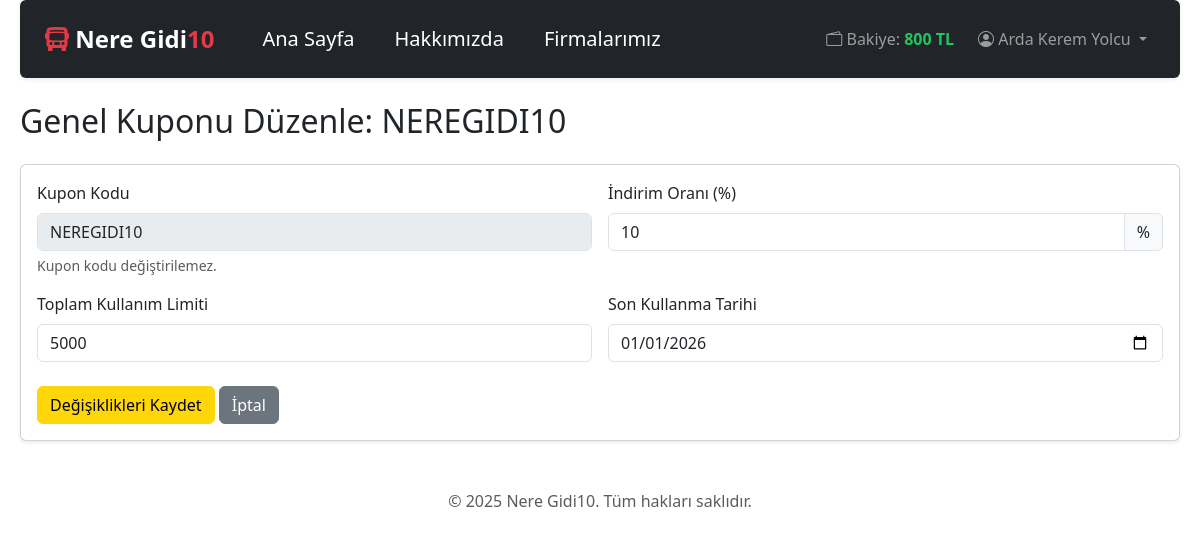
Screenshot of /admin_kupon_duzenle.php?kupon_uuid=eb187f7e-0fe8-4107-9c6a-aebc50a8322b (signed in) with the database file from the repository.
### tables this page shows
CREATE TABLE "Coupons" (
    "id" INTEGER PRIMARY KEY AUTOINCREMENT,
    "uuid" TEXT NOT NULL UNIQUE,
    "code" TEXT NOT NULL UNIQUE, -- Kupon kodunun da benzersiz olması gerekir
    "discount" REAL NOT NULL, -- 0.10 (%10) gibi ondalıklı
    "company_id" TEXT, -- Eğer NULL ise genel kupon (Admin), doluysa firmaya özel
    "usage_limit" INTEGER NOT NULL DEFAULT 100,
    "expire_date" DATETIME NOT NULL,
    "created_at" DATETIME DEFAULT CURRENT_TIMESTAMP,
    FOREIGN KEY ("company_id") REFERENCES "Bus_Company"("uuid") ON DELETE CASCADE
);

### admin_kupon_duzenle.php (the view, shortened to what this page needs)
<?php
include 'header.php';
$kupon_uuid_duzenle = isset($_GET['kupon_uuid']) ? htmlspecialchars($_GET['kupon_uuid']) : '';
try {
    $sql = "SELECT * FROM Coupons WHERE uuid = ? AND company_id IS NULL";
    $sorgu = $vt->prepare($sql);
    $sorgu->execute([$kupon_uuid_duzenle]);
    $kupon = $sorgu->fetch(PDO::FETCH_ASSOC);
    $kupon['discount_percent'] = $kupon['discount'] * 100;
    $kupon['expire_date_formatted'] = date('Y-m-d', strtotime($kupon['expire_date']));
} catch (PDOException $hata) {
    $_SESSION['hata_mesaji'] = "Kupon bilgileri alınırken hata oluştu: " . $hata->getMessage();
    header("Location: admin_kupon_yonetimi.php");
    exit;
}
?>
<h2 class="mb-4">Genel Kuponu Düzenle: <?php echo htmlspecialchars($kupon['code']); ?></h2>
<div class="card shadow-sm">
    <div class="card-body">
        <form action="islem_admin_kupon_duzenle.php" method="POST">
            <div class="row g-3">
                <div class="col-md-6">
                    <label for="code" class="form-label">Kupon Kodu</label>
                    <input type="text" class="form-control" id="code" name="code" value="<?php echo htmlspecialchars($kupon['code']); ?>" readonly disabled>
                    <div class="form-text text-muted">Kupon kodu değiştirilemez.</div>
                </div>
                <div class="col-md-6">
                    <label for="discount" class="form-label">İndirim Oranı (%)</label>
                    <div class="input-group">
                        <input type="number" class="form-control" id="discount" name="discount" min="1" max="100" step="1" value="<?php echo htmlspecialchars($kupon['discount_percent']); ?>" required>
                        <span class="input-group-text">%</span>
                    </div>
                </div>
                <div class="col-md-6">
                    <label for="usage_limit" class="form-label">Toplam Kullanım Limiti</label>
                    <input type="number" class="form-control" id="usage_limit" name="usage_limit" min="1" value="<?php echo htmlspecialchars($kupon['usage_limit']); ?>" required>
                </div>
                <div class="col-md-6">
                    <label for="expire_date" class="form-label">Son Kullanma Tarihi</label>
                    <input type="date" class="form-control" id="expire_date" name="expire_date" value="<?php echo $kupon['expire_date_formatted']; ?>" required>
                </div>
                <div class="col-12 mt-4">
                    <button type="submit" class="btn btn-warning">Değişiklikleri Kaydet</button>
                    <a href="admin_kupon_yonetimi.php" class="btn btn-secondary">İptal</a>
                </div>
            </div>
        </form>
    </div>
</div>
<footer class="text-center text-muted mt-5 mb-3">
    &copy; <?php echo date("Y"); ?> Nere Gidi10. Tüm hakları saklıdır.
</footer>
</body>
</html>

### style.css (style rules this page uses)
.btn-warning { background-color: #FFD60A !important; border-color: #FFD60A !important; color: #000 !important; }
body { padding-left: 20px !important; padding-right: 20px !important; }

### header.php (style rules this page uses)
body { font-family: system-ui, -apple-system, "Segoe UI", Roboto, "Helvetica Neue", "Noto Sans", "Liberation Sans", Arial, sans-serif, "Apple Color Emoji", "Segoe UI Emoji", "Segoe UI Symbol", "Noto Color Emoji"; }

### rows the page displays
coupons: code "NEREGIDI10", usage_limit "5000", expire_date "01/01/2026"

### other values shown
$_SESSION['kullanici_bakiyesi'] "800"
$_SESSION['kullanici_adi'] "Arda Kerem Yolcu"
